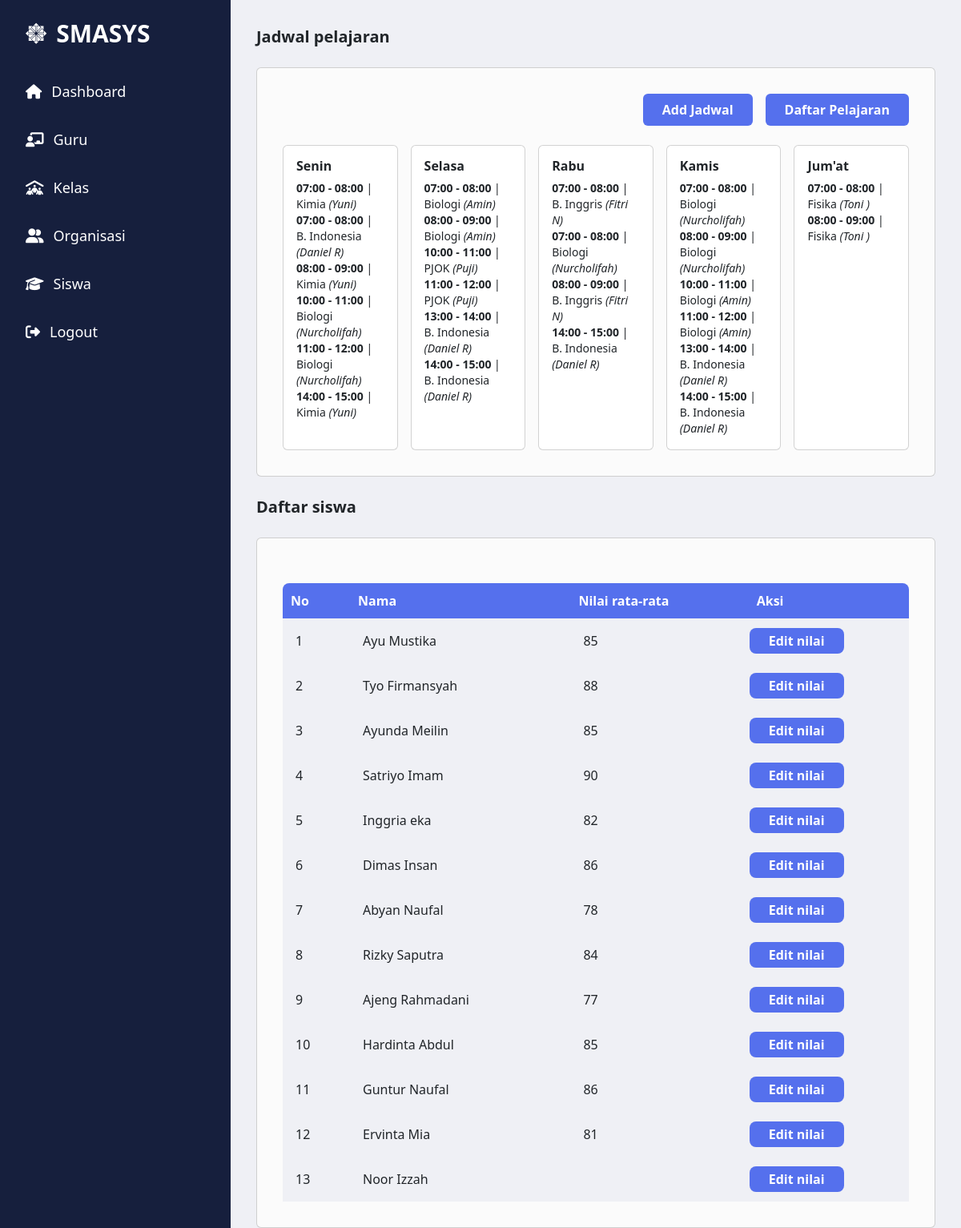
The page /public/kelas/detail/1 (signed in) on the database its author committed.
### tables this page shows
CREATE TABLE `jadwal_kelas` (
  `id` int(11) NOT NULL,
  `id_kelas` int(11) NOT NULL,
  `id_pelajaran` int(11) NOT NULL,
  `hari` int(11) NOT NULL,
  `jam` int(11) NOT NULL
);

CREATE TABLE `pelajaran` (
  `id` int(11) NOT NULL,
  `nama` varchar(100) NOT NULL,
  `nip` varchar(200) NOT NULL,
  `guru` varchar(100) NOT NULL
);

CREATE TABLE `siswa` (
  `id` int(11) NOT NULL,
  `id_kelas` int(11) DEFAULT NULL,
  `nama` varchar(100) NOT NULL,
  `tanggal_lahir` varchar(100) NOT NULL,
  `total_nilai` int(11) DEFAULT NULL
);

### app/core/Controller.php (called while the page is built, shortened)
<?php
class Controller
{
    public function view($view, $data = [])
    {
        require_once '../app/views/' . $view . '.php';
    }
    public function model($model)
    {
        return new $model;
    }
}

### app/controllers/Kelas.php (called while the page is built, shortened)
<?php
class Kelas extends Controller
{
    public function detail($id)
    {
        $data['title'] = 'SMASYS | Detail Kelas';
        $data['is_kelas'] = true;
        $data['id_kelas'] = $id;
        $data['siswas'] = $this->model('SiswaModel')->getSiswaByKelas($id);
        $data['detail_pelajarans'] = $this->model('DetailPelajaranModel')->getDetailPelajaranByKelas($id);
        $data['pelajarans'] = $this->model('PelajaranModel')->getPelajaran();
        $data['senins'] = $this->model('JadwalKelasModel')->getJadwalKelasByKelasByHari($id, 1);
        $data['selasas'] = $this->model('JadwalKelasModel')->getJadwalKelasByKelasByHari($id, 2);
        $data['rabus'] = $this->model('JadwalKelasModel')->getJadwalKelasByKelasByHari($id, 3);
        $data['kamises'] = $this->model('JadwalKelasModel')->getJadwalKelasByKelasByHari($id, 4);
        $data['jumats'] = $this->model('JadwalKelasModel')->getJadwalKelasByKelasByHari($id, 5);
        $this->view('kelas/detail', $data);
    }
}

### app/core/App.php (called while the page is built, shortened)
<?php
class App
{
    protected $method = 'index';
    protected $params = [];
    public function __construct()
    {
        $url = $this->parseUrl();
        if (isset($url[0])) {
            if (file_exists('../app/controllers/' . $url[0] . '.php')) {
                unset($url[0]);
            }
        }
        $this->controller = new $this->controller;
        if (isset($url[1])) {
            if (method_exists($this->controller, $url[1])) {
                $this->method = $url[1];
                unset($url[1]);
            }
        }
        if (!empty($url)) {
            $this->params = array_values($url);
        }
        call_user_func_array([$this->controller, $this->method], $this->params);
    }
    public function parseUrl()
    {
        if (isset($_GET['url'])) {
            $url = rtrim($_GET['url'], '/');
            $url = filter_var($url, FILTER_SANITIZE_URL);
            $url = explode('/', $url);
            return $url;
        }
        return ['HomeController', 'index'];
    }
}

### public/index.php (called while the page is built, shortened)
<?php
$app = new App;

### app/core/Database.php (called while the page is built, shortened)
<?php
class Database
{
    private $host = DB_HOST;
    private $user = DB_USER;
    private $pass = DB_PASS;
    private $db_name = DB_NAME;
    private $dbh;
    private $stmt;
    public function __construct()
    {
        $dsn = 'mysql:host=' . $this->host . ';dbname=' . $this->db_name;
        try {
            $this->dbh = new PDO($dsn, $this->user, $this->pass);
        } catch (PDOException $e) {
            die($e->getMessage());
        }
    }
    public function query($query)
    {
        $this->stmt = $this->dbh->prepare($query);
    }
    public function bind($param, $value, $type = null)
    {
        if (is_null($type)) {
            switch (true) {
                case is_int($value):
                    $type = PDO::PARAM_INT;
                    break;
                default:
                    $type = PDO::PARAM_STR;
            }
        }
        $this->stmt->bindValue($param, $value, $type);
    }
    public function execute()
    {
        $this->stmt->execute();
    }
    public function resultSet()
    {
        $this->execute();
        return $this->stmt->fetchAll(PDO::FETCH_ASSOC);
    }
}

### app/models/JadwalKelasModel.php (called while the page is built, shortened)
<?php
class JadwalKelasModel {
    private $db;
    public function __construct()
    {
        $this->db = new Database();
    }
    public function getJadwalKelasByKelasByHari($id_kelas, $hari)
    {
        $this->db->query('SELECT jadwal_kelas.id, jadwal_kelas.jam, pelajaran.nama, pelajaran.guru
        FROM jadwal_kelas INNER JOIN pelajaran ON jadwal_kelas.id_pelajaran = pelajaran.id
        WHERE jadwal_kelas.id_kelas = :id_kelas AND jadwal_kelas.hari = :hari ORDER BY jadwal_kelas.jam ASC');
        $this->db->bind('id_kelas', $id_kelas);
        $this->db->bind('hari', $hari);
        $this->db->execute();
        return $this->db->resultSet();
    }
}

### app/models/SiswaModel.php (called while the page is built, shortened)
<?php
class SiswaModel
{
    private $db;
    public function __construct()
    {
        $this->db = new Database();
    }
    public function getSiswaByKelas($id_kelas)
    {
        $this->db->query('SELECT * FROM siswa WHERE id_kelas=:id_kelas');
        $this->db->bind('id_kelas', $id_kelas);
        return $this->db->resultSet();
    }
}

### app/views/kelas/detail.php (the view, shortened to what this page needs)
<div class="flex-1 p-8">
    <h1 class="text-xl font-bold mb-4">Jadwal pelajaran</h1>
    <div class="card p-8 bg-[#fbfbfb]">
        <div class="flex gap-3 w-full text-end justify-end">
            <button onclick="popUpPanel('panel-jadwal');"
                class="text-white text-md font-semibold rounded-md px-6 py-2 bg-[#5570ed] hover:bg-[#3c51b1] duration-200">Add
                Jadwal
            </button>
            <button onclick="popUpPanel('panel-delete');"
                class="text-white text-md font-semibold rounded-md px-6 py-2 bg-[#5570ed] hover:bg-[#3c51b1] duration-200">Daftar
                Pelajaran
            </button>
        </div>
        <div class="mt-4 grid grid-cols-5 gap-3">
            <?php
            $list_jadwal = [
                "07:00 - 08:00",
                "08:00 - 09:00",
                "09:00 - 10:00",
                "10:00 - 11:00",
                "11:00 - 12:00",
                "12:00 - 13:00",
                "13:00 - 14:00",
                "14:00 - 15:00"
            ];
            ?>
            <div class="card p-3">
                <h2 class="font-semibold mb-2">Senin</h2>
                <?php
                foreach ($data['senins'] as $senin) {
                    echo "<div class='group flex gap-1 items-center'>";
                    echo "<p class='text-sm'><span class='font-semibold'>" . $list_jadwal[$senin['jam'] - 1] . "</span> | " . $senin['nama'] . " <em>(" . $senin['guru'] . ")</em></p>";
                    echo "</div>";
                }
                ?>
            </div>
            <div class="card p-3">
                <h2 class="font-semibold mb-2">Selasa</h2>
                <?php
                foreach ($data['selasas'] as $selasa) {
                    echo "<div class='group flex gap-1 items-center'>";
                    echo "<p class='text-sm'><span class='font-semibold'>" . $list_jadwal[$selasa['jam'] - 1] . "</span> | " . $selasa['nama'] . " <em>(" . $selasa['guru'] . ")</em></p>";
                    echo "</div>";
                }
                ?>
            </div>
            <div class="card p-3">
                <h2 class="font-semibold mb-2">Rabu</h2>
                <?php
                foreach ($data['rabus'] as $rabu) {
                    echo "<div class='group flex gap-1 items-center'>";
                    echo "<p class='text-sm'><span class='font-semibold'>" . $list_jadwal[$rabu['jam'] - 1] . "</span> | " . $rabu['nama'] . " <em>(" . $rabu['guru'] . ")</em></p>";
                    echo "</div>";
                }
                ?>
            </div>
            <div class="card p-3">
                <h2 class="font-semibold mb-2">Kamis</h2>
                <?php
                foreach ($data['kamises'] as $kamis) {
                    echo "<div class='group flex gap-1 items-center'>";
                    echo "<p class='text-sm'><span class='font-semibold'>" . $list_jadwal[$kamis['jam'] - 1] . "</span> | " . $kamis['nama'] . " <em>(" . $kamis['guru'] . ")</em></p>";
                    echo "</div>";
                }
                ?>
            </div>
            <div class="card p-3">
                <h2 class="font-semibold mb-2">Jum'at</h2>
                <?php
                foreach ($data['jumats'] as $jumat) {
                    echo "<div class='group flex gap-1 items-center'>";
                    echo "<p class='text-sm'><span class='font-semibold'>" . $list_jadwal[$jumat['jam'] - 1] . "</span> | " . $jumat['nama'] . " <em>(" . $jumat['guru'] . ")</em></p>";
                    echo "</div>";
                }
                ?>
            </div>
        </div>
    </div>
    <br>
    <h1 class="text-xl font-bold mb-4">Daftar siswa</h1>
    <div class="card p-8 bg-[#fbfbfb]">
        <table class="mt-4 min-w-full overflow-hidden rounded-t-lg">
            <thead class="text-md bg-[#5570ed]">
                <tr>
                    <th class="p-2.5 text-white">No</th>
                    <th class="p-2.5 text-white">Nama</th>
                    <th class="p-2.5 text-white">Nilai rata-rata</th>
                    <th class="p-2.5 text-white">Aksi</th>
                </tr>
            </thead>
            <tbody class="table-auto">
                <?php
                foreach ($data['siswas'] as $siswa) {
                    echo "<tr class='bg-[#eff0f5]'>";
                    echo "<td class='p-3'>" . $siswa['id'] . "</td>";
                    echo "<td class='p-3'>" . $siswa['nama'] . "</td>";
                    echo "<td class='p-3'>" . $siswa['total_nilai'] . "</td>";
                    echo "<td class='h-full w-min'>" .
                        "<div class='flex gap-3'>" .
                        "<a href='" . BASEURL . "/nilai/detailnilai/" . $data['id_kelas'] . "/" . $siswa['id'] . "' class='text-white font-semibold px-4 py-1 bg-[#5570ed] hover:bg-[#3c51b1] duration-200 rounded-lg'>Edit nilai</a>" .
                        "</div>" .
                        "</td>";
                    echo "</tr>";
                }
                ?>
            </tbody>
        </table>
    </div>
</div>

### rows shown on the page
jadwal_kelas: jam "07:00 - 08:00", id_pelajaran.nama "Kimia", id_pelajaran.guru "Yuni"
jadwal_kelas: jam "07:00 - 08:00", id_pelajaran.nama "B. Indonesia", id_pelajaran.guru "Daniel R"
jadwal_kelas: jam "08:00 - 09:00", id_pelajaran.nama "Kimia", id_pelajaran.guru "Yuni"
jadwal_kelas: jam "10:00 - 11:00", id_pelajaran.nama "Biologi", id_pelajaran.guru "Nurcholifah"
jadwal_kelas: jam "11:00 - 12:00", id_pelajaran.nama "Biologi", id_pelajaran.guru "Nurcholifah"
jadwal_kelas: jam "14:00 - 15:00", id_pelajaran.nama "Kimia", id_pelajaran.guru "Yuni"
jadwal_kelas: jam "07:00 - 08:00", id_pelajaran.nama "Biologi", id_pelajaran.guru "Amin"
jadwal_kelas: jam "08:00 - 09:00", id_pelajaran.nama "Biologi", id_pelajaran.guru "Amin"
jadwal_kelas: jam "10:00 - 11:00", id_pelajaran.nama "PJOK", id_pelajaran.guru "Puji"
jadwal_kelas: jam "11:00 - 12:00", id_pelajaran.nama "PJOK", id_pelajaran.guru "Puji"
jadwal_kelas: jam "13:00 - 14:00", id_pelajaran.nama "B. Indonesia", id_pelajaran.guru "Daniel R"
jadwal_kelas: jam "14:00 - 15:00", id_pelajaran.nama "B. Indonesia", id_pelajaran.guru "Daniel R"
jadwal_kelas: jam "07:00 - 08:00", id_pelajaran.nama "B. Inggris", id_pelajaran.guru "Fitri N"
jadwal_kelas: jam "07:00 - 08:00", id_pelajaran.nama "Biologi", id_pelajaran.guru "Nurcholifah"
jadwal_kelas: jam "08:00 - 09:00", id_pelajaran.nama "B. Inggris", id_pelajaran.guru "Fitri N"
jadwal_kelas: jam "14:00 - 15:00", id_pelajaran.nama "B. Indonesia", id_pelajaran.guru "Daniel R"
jadwal_kelas: jam "07:00 - 08:00", id_pelajaran.nama "Biologi", id_pelajaran.guru "Nurcholifah"
jadwal_kelas: jam "08:00 - 09:00", id_pelajaran.nama "Biologi", id_pelajaran.guru "Nurcholifah"
jadwal_kelas: jam "10:00 - 11:00", id_pelajaran.nama "Biologi", id_pelajaran.guru "Amin"
jadwal_kelas: jam "11:00 - 12:00", id_pelajaran.nama "Biologi", id_pelajaran.guru "Amin"
jadwal_kelas: jam "13:00 - 14:00", id_pelajaran.nama "B. Indonesia", id_pelajaran.guru "Daniel R"
jadwal_kelas: jam "14:00 - 15:00", id_pelajaran.nama "B. Indonesia", id_pelajaran.guru "Daniel R"
jadwal_kelas: jam "07:00 - 08:00", id_pelajaran.nama "Fisika", id_pelajaran.guru "Toni"
jadwal_kelas: jam "08:00 - 09:00", id_pelajaran.nama "Fisika", id_pelajaran.guru "Toni"
siswa: id "1", nama "Ayu Mustika", total_nilai "85"
siswa: id "2", nama "Tyo Firmansyah", total_nilai "88"
siswa: id "3", nama "Ayunda Meilin", total_nilai "85"
siswa: id "4", nama "Satriyo Imam", total_nilai "90"
siswa: id "5", nama "Inggria eka", total_nilai "82"
siswa: id "6", nama "Dimas Insan", total_nilai "86"
siswa: id "7", nama "Abyan Naufal", total_nilai "78"
siswa: id "8", nama "Rizky Saputra", total_nilai "84"
siswa: id "9", nama "Ajeng Rahmadani", total_nilai "77"
siswa: id "10", nama "Hardinta Abdul", total_nilai "85"
siswa: id "11", nama "Guntur Naufal", total_nilai "86"
siswa: id "12", nama "Ervinta Mia", total_nilai "81"
siswa: id "13", nama "Noor Izzah"
